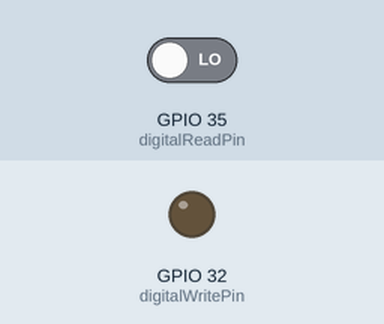
This sketch was run on a simulated ESP32. Shown: output pins drawn as LEDs (lit = HIGH). The test bench sets the inputs (shaded band); at power-on: GPIO 35 (digitalReadPin) LOW. What the sketch prints to the serial monitor is not drawn.

Above: at 1.2 s.
1.3 s: GPIO 35 (digitalReadPin) driven HIGH
At 2.0 s:
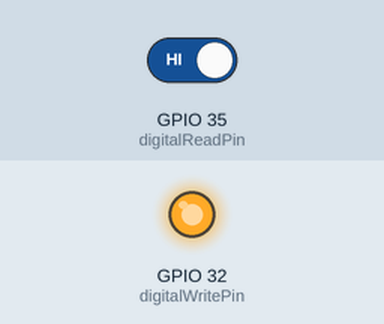
2.8 s: GPIO 35 (digitalReadPin) driven LOW
At 3.1 s:
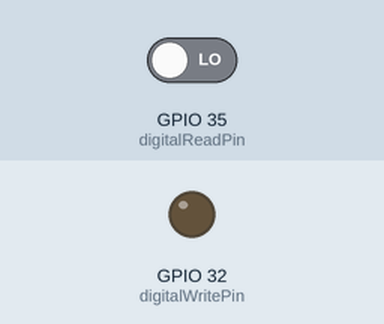
Timing chart, 0 to 5.8 s (numbered marks = the images above; inputs shaded):
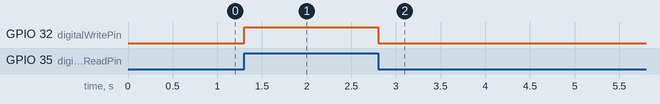

Measured:
- after the input at 1.3 s, GPIO 32 (digitalWritePin): LOW → HIGH at once
- after the input at 2.8 s, GPIO 32 (digitalWritePin): HIGH → LOW at once

The sketch:

botonLED.ino
```cpp
#define digitalReadPin 35
#define digitalWritePin 32
bool pinStatus;

void setup() {
  Serial.begin(115200);
  pinMode(digitalReadPin, INPUT);
  pinMode(digitalWritePin, OUTPUT);
}

void loop() {
  pinStatus = digitalRead(digitalReadPin);
  Serial.println(digitalRead(digitalReadPin));

  //Una subrutina que encienda el LED si el botón esta presionad
  //Si no esta presionado, que lo apague
  //....
  if (pinStatus == HIGH){
    digitalWrite(digitalWritePin, HIGH);
  }else{
    digitalWrite(digitalWritePin, LOW);
  }
}
```
